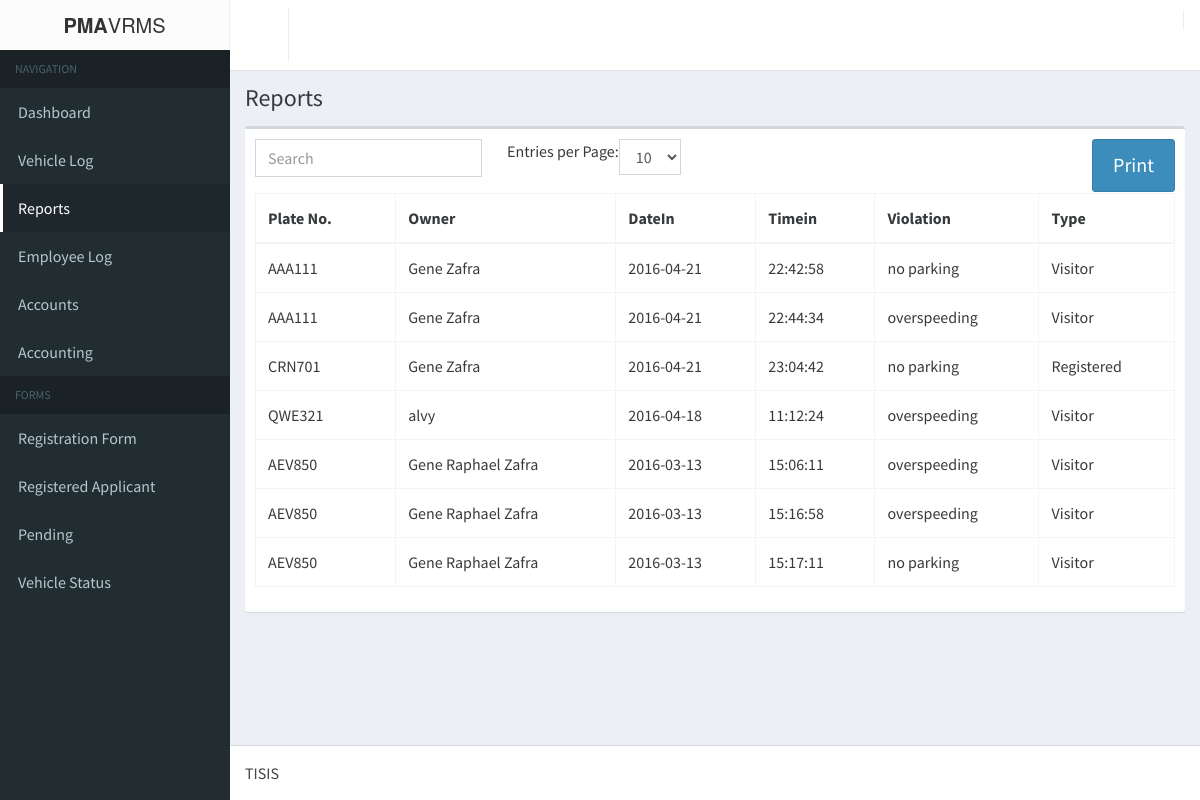
The app's page /new/login/reports.php with its own data.
### tables this page shows
CREATE TABLE IF NOT EXISTS `client_report` (
  `rid` int(11) NOT NULL AUTO_INCREMENT,
  `plateNum` varchar(7) NOT NULL,
  `owner` varchar(50) NOT NULL,
  `lic` varchar(15) NOT NULL,
  `datein` date NOT NULL,
  `timein` time NOT NULL,
  `violation` text NOT NULL,
  `type` varchar(15) NOT NULL,
  `flag` int(11) NOT NULL,
  PRIMARY KEY (`rid`)
);

### new/login/logic/registered_logic.php (called while the page is built, shortened)
<?php
	require_once('db/database.php');
	$database = new Database();
	$query = 'SELECT * FROM form1_applicantpd ORDER BY a_dateRegistered DESC';
	$database->execute($query);
	$query = 'SELECT * FROM form2_militarypd ORDER BY m_dateRegistered DESC';
	$database->execute($query);
	$query = "SELECT * FROM vehicle_information JOIN form1_applicantpd ON form1_applicantpd.a_vehicle_id = vehicle_information.vehicleId  WHERE form1_applicantpd.a_status='registered'  AND form1_applicantpd.a_renew_status = '1'";
	$database->execute($query);
	$query1 = "SELECT form2_militarypd.*, vehicle_information.* FROM form2_militarypd JOIN vehicle_information ON form2_militarypd.m_vehicle_id=vehicle_information.vehicleId WHERE form2_militarypd.m_status='registered' AND form2_militarypd.m_renew_status = '1'";
	$database->execute($query1);
	$query = 'SELECT * FROM client_log';
	$database->execute($query);
	$query = 'SELECT * FROM client_userlog';
	$database->execute($query);
	$query = 'SELECT * FROM client_report ORDER BY datein DESC';
	$database->execute($query);
	$reports = array();
?>

### new/login/db/database.php (called while the page is built, shortened)
<?php
	class Database{
		private $database;
		private function connect(){
			$host			= 'localhost';
			$username		= 'root';
			$password		= '';
			$database_name	= 'pma-vrms';
			$port			= 3306;
			$this->database = mysqli_connect($host, $username, $password, $database_name, $port);
		}
		public function execute($query){
			$this->result = mysqli_query($this->database, $query) OR die(mysqli_error($this->database));
		}
	}
?>

### new/login/reports.php (the view, shortened to what this page needs)
<!DOCTYPE html>
<html>
<head>
	<link rel="stylesheet" href="bootstrap/css/bootstrap.min.css">
    <link rel="stylesheet" href="fonts/font-awesome.min.css">
    <link rel="stylesheet" href="css/style-main.min.css">
    <link rel="stylesheet" href="bootstrap/css/jquery.bdt.css">
    <link rel="stylesheet" href="css/skin.min.css">
    <link rel="stylesheet" type="text/css" href="css/print.css">
</head>
<body class="hold-transition skin-black sidebar-mini">
    <div class="wrapper">
      <header class="main-header">
        <div class="logo">
          <span class="logo-lg"><b>PMA</b>VRMS</span>
        </div>
        <nav class="navbar navbar-static-top" role="navigation">
          <a href="#" class="sidebar-toggle" data-toggle="offcanvas" role="button">
          </a>
        </nav>
      </header>
      <aside class="main-sidebar">
        <section class="sidebar">
          <ul class="sidebar-menu">
            <li class="header">NAVIGATION</li>
            <li class=""><a href="index.php"><i class="glyphicon glyphicon-dashboard"></i> <span>Dashboard</span></a></li>
            <li><a href="vehicleLog.php"><i class="glyphicon glyphicon-road"></i> <span>Vehicle Log</span></a></li>
            <li class="active"><a href="reports.php"><i class="glyphicon glyphicon-flag"></i> <span>Reports</span></a></li>
            <li><a href="login/logbook_page.php"><i class="glyphicon glyphicon-user"></i> <span>Employee Log</span></a></li>
						<li class="treeview">
							<a href="#"><i class="glyphicon glyphicon-plus"></i>
								<span>Accounts</span>
							</a>
						</li>
            <li class="treeview">
              <a href="#"><i class="glyphicon glyphicon-list-alt"></i> <span>Accounting</span> <i class="glyphicon glyphicon-chevron-down pull-right"></i></a>
            </li>
            <li class="header">FORMS</li>
            <li class="treeview">
              <a href="#"><i class="glyphicon glyphicon-list-alt"></i> <span>Registration Form</span> <i class="glyphicon glyphicon-chevron-down pull-right"></i></a>
            </li>
            <li class="treeview">
              <a href="#"><i class="glyphicon glyphicon-ok-circle"></i> <span>Registered Applicant</span> <i class="glyphicon glyphicon-chevron-down pull-right"></i></a>
            </li>
            <li class="treeview">
              <a href="#"><i class="glyphicon glyphicon-option-horizontal"></i> <span>Pending</span> <i class="glyphicon glyphicon-chevron-down pull-right"></i></a>
            </li>
            <li class="treeview">
              <a href="#"><i class="glyphicon glyphicon-ok-circle"></i> <span>Vehicle Status</span> <i class="glyphicon glyphicon-chevron-down pull-right"></i></a>
            </li>
          </ul>
        </section>
      </aside>
      <div class="content-wrapper">
        <section class="content-header">
          <h1>
            Reports
          </h1>
        </section>
        <section class="content">
	       <?php include('logic/registered_logic.php'); ?>
		<div class="'container">
			<div class="row">
				<div class="col-md-12">
                    <div class="box">
                        <div class="box-body">
                            <button id="printReports" class="btn btn-primary btn-lg pull-right" onclick="printReports()">
                                <span class="glyphicon glyphicon-print" aria-hidden="true"></span> Print
                            </button>
                            <table class="table table-bordered table-hover" id="bootstrap-table">
                                <thead>
                                    <th>Plate No.</th>
                                    <th>Owner</th>
                                    <th>DateIn</th>
                                    <th>Timein</th>
                                    <th>Violation</th>
                                    <th>Type</th>
                                </thead>
                                <tbody>
                                    <?php
                                        foreach ($reports as $key => $report) {
                                            echo <<<DATA
                                                <tr id='report$key'>
                                                    <td style='display:none'>$report[rid]</td>
                                                    <td>$report[plateNum]</td>
                                                    <td>$report[owner]</td>
                                                    <td>$report[datein]</td>
                                                    <td>$report[timein]</td>
                                                    <td>$report[violation]</td>
                                                    <td>$report[type]</td>
                                                </tr>
DATA;
                                        }
                                    ?>
                                </tbody>
                            </table>
                        </div>
                    </div>
                </div>
</section>
        <br/><br/>
        </div>
      <footer class="main-footer">
        TISIS
      </footer>
    </div>
</body>
</html>

### records on screen
client_report: plateNum "AAA111", owner "Gene Zafra", datein "2016-04-21", timein "22:42:58", violation "no parking", type "Visitor"
client_report: plateNum "AAA111", owner "Gene Zafra", datein "2016-04-21", timein "22:44:34", violation "overspeeding", type "Visitor"
client_report: plateNum "CRN701", owner "Gene Zafra", datein "2016-04-21", timein "23:04:42", violation "no parking", type "Registered"
client_report: plateNum "QWE321", owner "alvy", datein "2016-04-18", timein "11:12:24", violation "overspeeding", type "Visitor"
client_report: plateNum "AEV850", owner "Gene Raphael Zafra", datein "2016-03-13", timein "15:06:11", violation "overspeeding", type "Visitor"
client_report: plateNum "AEV850", owner "Gene Raphael Zafra", datein "2016-03-13", timein "15:16:58", violation "overspeeding", type "Visitor"
client_report: plateNum "AEV850", owner "Gene Raphael Zafra", datein "2016-03-13", timein "15:17:11", violation "no parking", type "Visitor"
